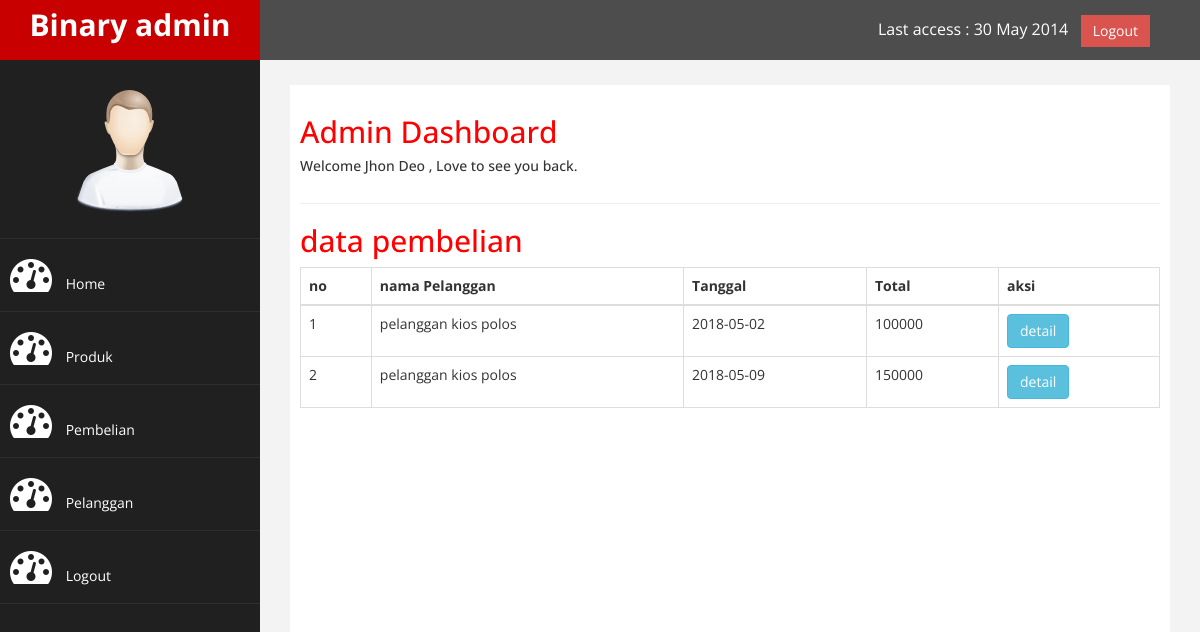
Page /admin/index.php?halaman=pembelian (signed in) on the committed database.
### tables this page shows
CREATE TABLE `pembelian` (
  `id_pembelian` int(11) NOT NULL,
  `id_pelanggan` int(11) NOT NULL,
  `tanggal_pembelian` date NOT NULL,
  `total_pembelian` int(11) NOT NULL
);

CREATE TABLE `pelanggan` (
  `id_pelanggan` int(11) NOT NULL,
  `email_pelanggan` varchar(100) NOT NULL,
  `password_pelanggan` varchar(50) NOT NULL,
  `nama_pelanggan` varchar(100) NOT NULL,
  `telepon_pelanggan` varchar(25) NOT NULL
);

### admin/pembelian.php (the view)
<h2>data pembelian</h2>
<table class="table table-bordered">
	<thead>
		<tr>
			<th>no</th>
			<th>nama Pelanggan</th>
			<th>Tanggal</th>
			<th>Total</th>
			<th>aksi</th>
		</tr>
	</thead>
	<tbody>
		<?php $nomor=1; ?>
		<?php $ambil=$koneksi->query("SELECT * FROM pembelian JOIN pelanggan ON pembelian.id_pelanggan=pelanggan.id_pelanggan"); ?>
		<?php while($pecah = $ambil-> fetch_assoc()){ ?>
		<tr>
			<td><?php echo $nomor; ?></td>
			<td><?php echo $pecah['nama_pelanggan']; ?></td>
			<td><?php echo $pecah['tanggal_pembelian']; ?></td>
			<td><?php echo $pecah['total_pembelian']; ?></td>
			<td>
				<a href="index.php?halaman=detail&id=<?php echo $pecah['id_pembelian']; ?>"
				class="btn-info btn">detail</a>
			</td>
		</tr>
		<?php $nomor++; ?>
		<?php } ?>
	</tbody>
</table>

### admin/assets/css/custom.css (style rules this page uses)
body { font-family: 'Open Sans', sans-serif; }
h2 { color: #f00; }

### rows in the picture
pembelian: id_pelanggan.nama_pelanggan "pelanggan kios polos", tanggal_pembelian "2018-05-02", total_pembelian "100000"
pembelian: id_pelanggan.nama_pelanggan "pelanggan kios polos", tanggal_pembelian "2018-05-09", total_pembelian "150000"
